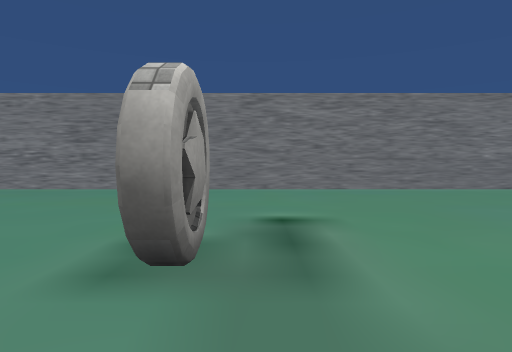
View 1 (above)

24 first-person views from a walk through a scene from a Unity 3-D project. The camera is 1.3 m above the floor, tilts 2° down and sees 75° across. The floor is counted in squares, 2 m on a side. Each view is taken from the middle of a square. On the plan, view 1 faces up. The plan holds only what a view shows up to about 10 squares ahead; the rest is blank. The place goes on beyond the plan. The player is left out. Some surface patterns are stand-ins.

View 2
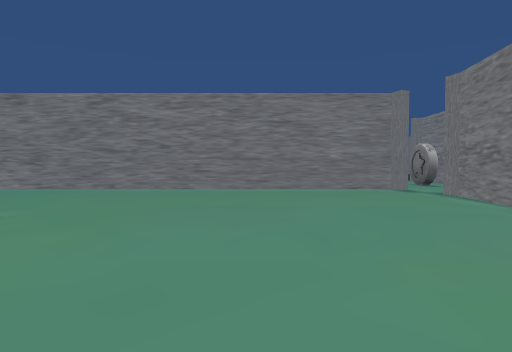

View 3
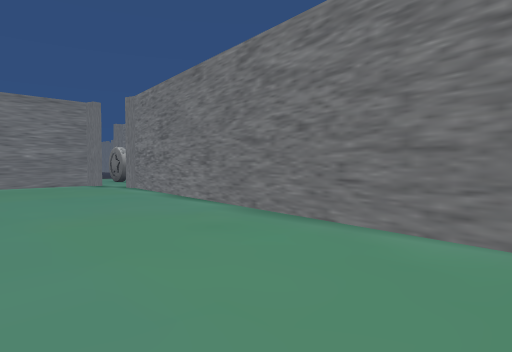

View 4
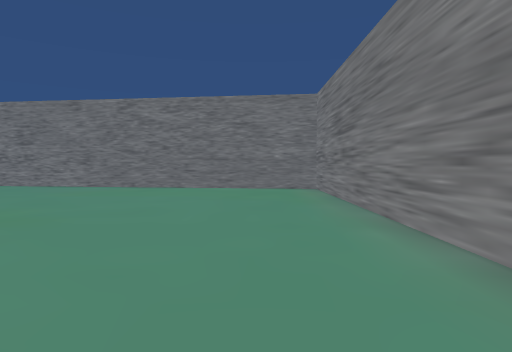

View 5
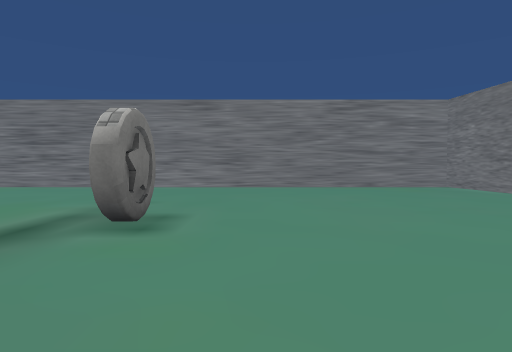

View 6
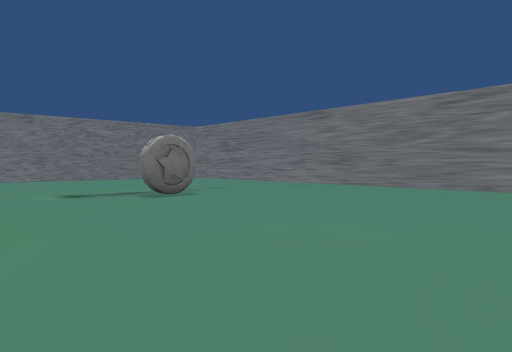

View 7
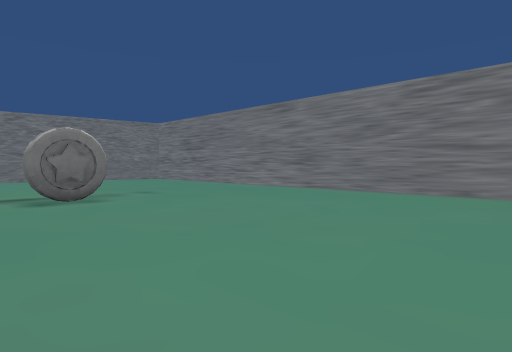

View 8
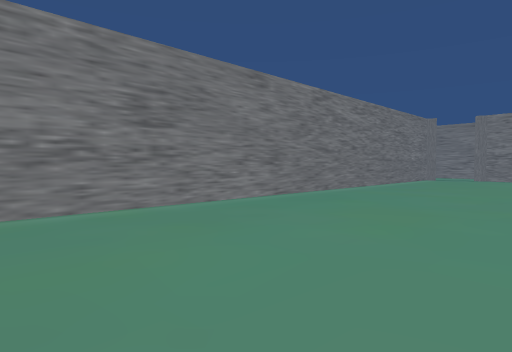

View 9
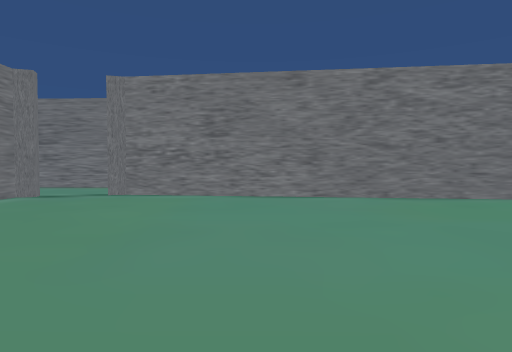

View 10
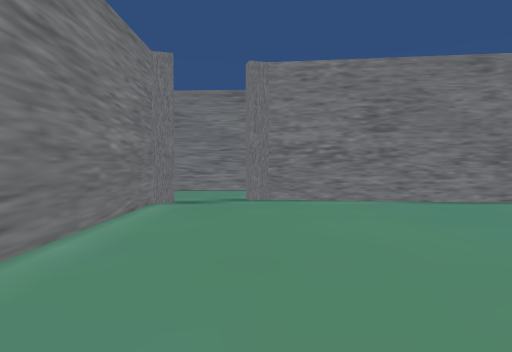

View 11
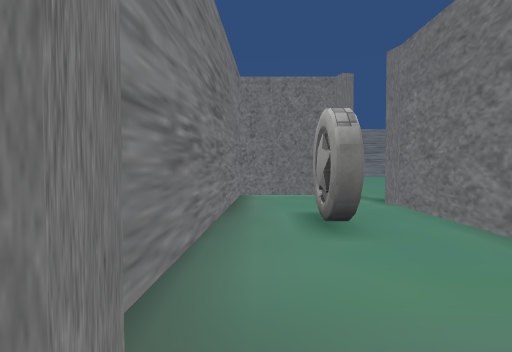

View 12
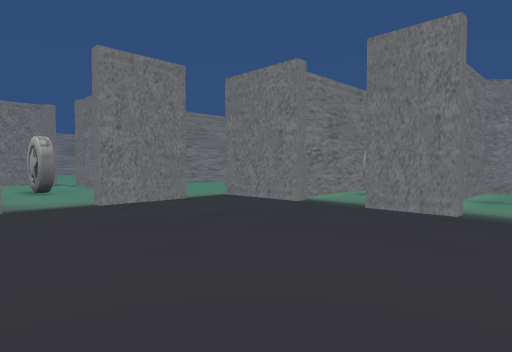

View 13
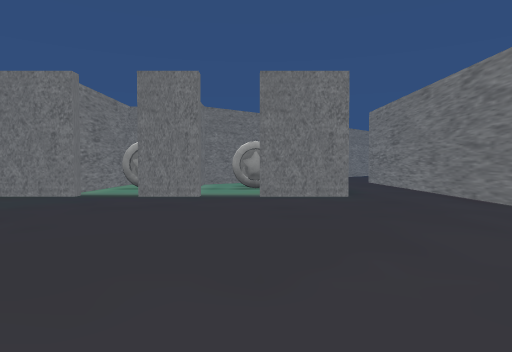

View 14
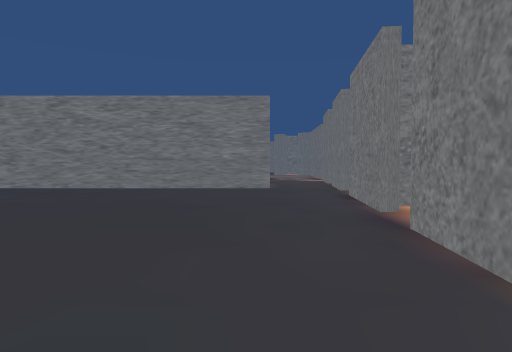

View 15
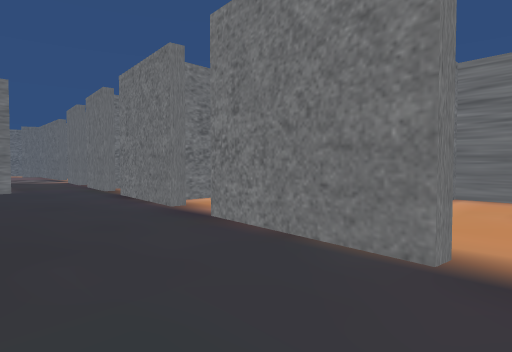

View 16
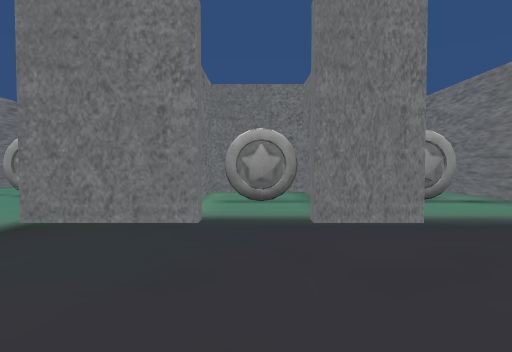

View 17
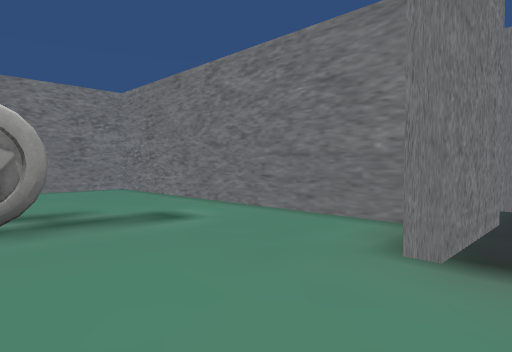

View 18
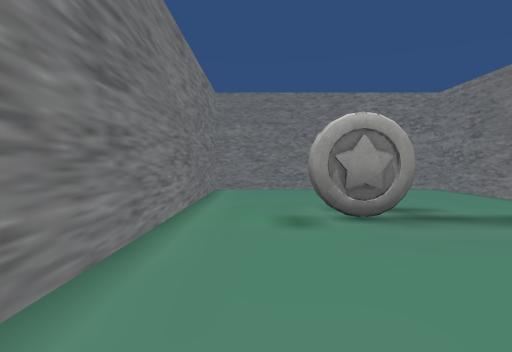

View 19
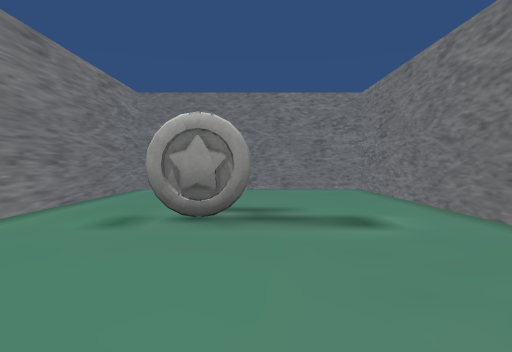

View 20
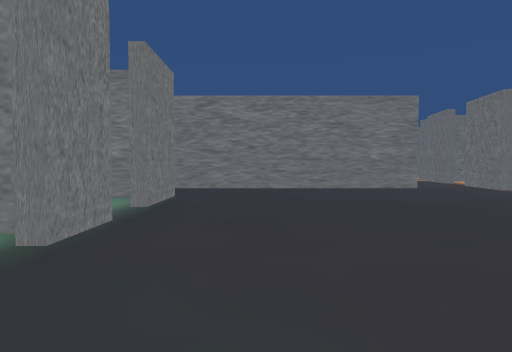

View 21
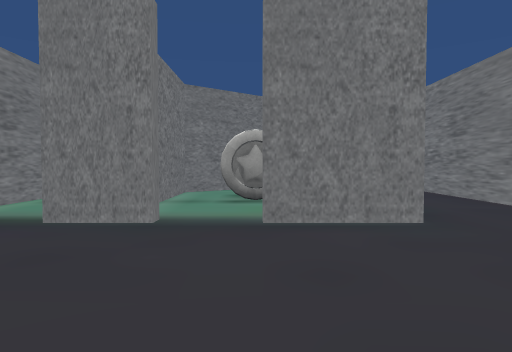

View 22
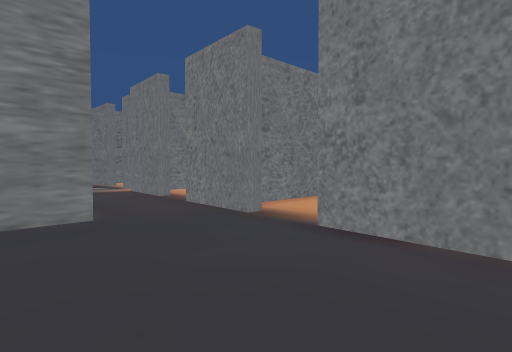

View 23
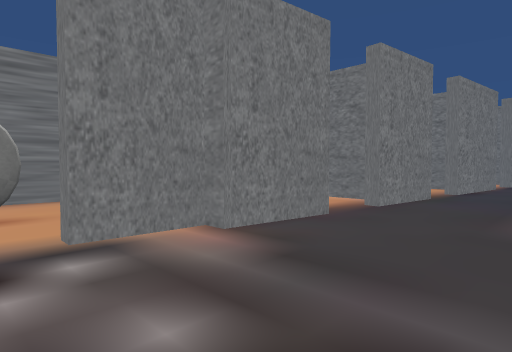

View 24
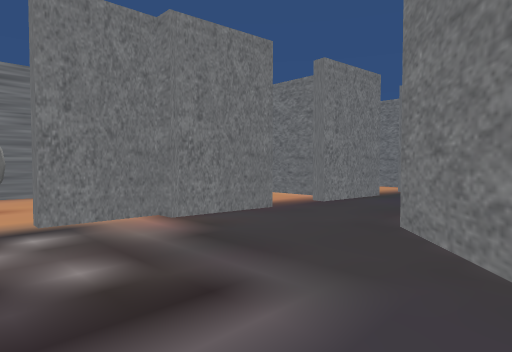

### Floor plan
Ten units are one square. View 1 is at (0, 0); x grows to the right and y downward. Boxes are objects, and circles mark ways between rooms. Rooms are numbered by the first view taken in them; rooms with no view inside come last. Other rooms are left out.
<svg viewBox="-80 -290 235 331">
<path fill="none" stroke="#000" d="M76 -83 75 -87 -68 -87M-75 36 68 36 81 -68 80 -71M63 -179 63 -166M137 -185 140 -212M63 -154 63 -134M63 -209 63 -190M133 -146 136 -174M74 -136 91 -136M125 -230 65 -230M141 -221 143 -241M32 -171 22 -171 22 -150 56 -150M144 -251 146 -269M56 -147 -16 -147 -16 -90 58 -90M113 -267 124 -254M149 -269 149 -282M78 -111 78 -87M77 -89 79 -84M88 -69 103 -69 106 -126"/>
<rect x="-15" y="-25" width="10" height="10" fill="#bbb"><title>other object</title></rect>
<rect x="35" y="-165" width="10" height="10" fill="#bbb"><title>other object</title></rect>
<rect x="25" y="-115" width="10" height="10" fill="#bbb"><title>other object</title></rect>
<rect x="85" y="-105" width="10" height="10" fill="#bbb"><title>other object</title></rect>
<circle cx="80" cy="-80" r="3" fill="#2a7"/>
<circle cx="70" cy="-130" r="3" fill="#2a7"/>
<circle cx="130" cy="-260" r="3" fill="#2a7"/>
<circle cx="100" cy="-120" r="3" fill="#2a7"/>
<text x="0" y="-30">1</text>
<text x="100" y="-180">2</text>
<text x="30" y="-120">3</text>
<text x="120" y="-280">4</text>
<text x="90" y="-100">5</text>
</svg>
Room 1 opens to room 5. Room 2 opens to room 3. Room 2 opens to room 4. Room 2 opens to room 5.

Where each view was taken, in squares from view 1:
view 1: 0 up, 0 right, facing up
view 2: 0 up, 4 right, facing up
view 3: 2 down, 4 right, facing up-right
view 4: 2 down, 2 left, facing right
view 5: 6 up, 2 left, facing down
view 6: 6 up, 7 left, facing down-right
view 7: 4 up, 7 left, facing down-right
view 8: 4 up, 7 left, facing up-right
view 9: 4 up, 1 right, facing right
view 10: 7 up, 2 right, facing right
view 11: 14 up, 10 right, facing down
view 12: 19 up, 11 right, facing down-left
view 13: 19 up, 13 right, facing left
view 14: 14 up, 12 right, facing up
view 15: 14 up, 11 right, facing up-right
view 16: 16 up, 10 right, facing left
view 17: 11 up, 7 right, facing up-left
view 18: 10 up, 7 right, facing left
view 19: 12 up, 7 right, facing left
view 20: 14 up, 8 right, facing up
view 21: 19 up, 10 right, facing left
view 22: 19 up, 11 right, facing up-right
view 23: 29 up, 12 right, facing down-right
view 24: 29 up, 11 right, facing down-right
